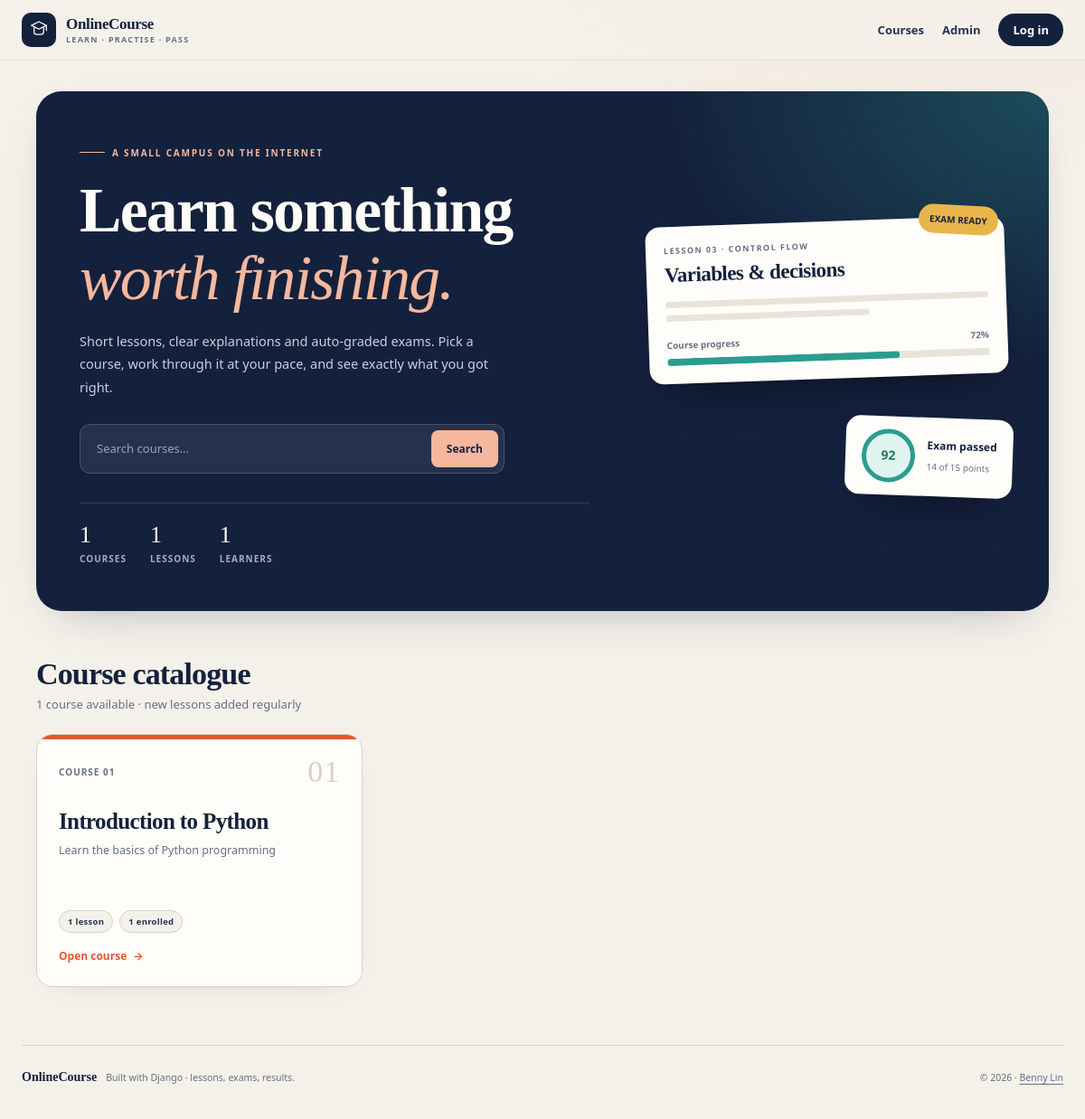
Before: / with the older database file.
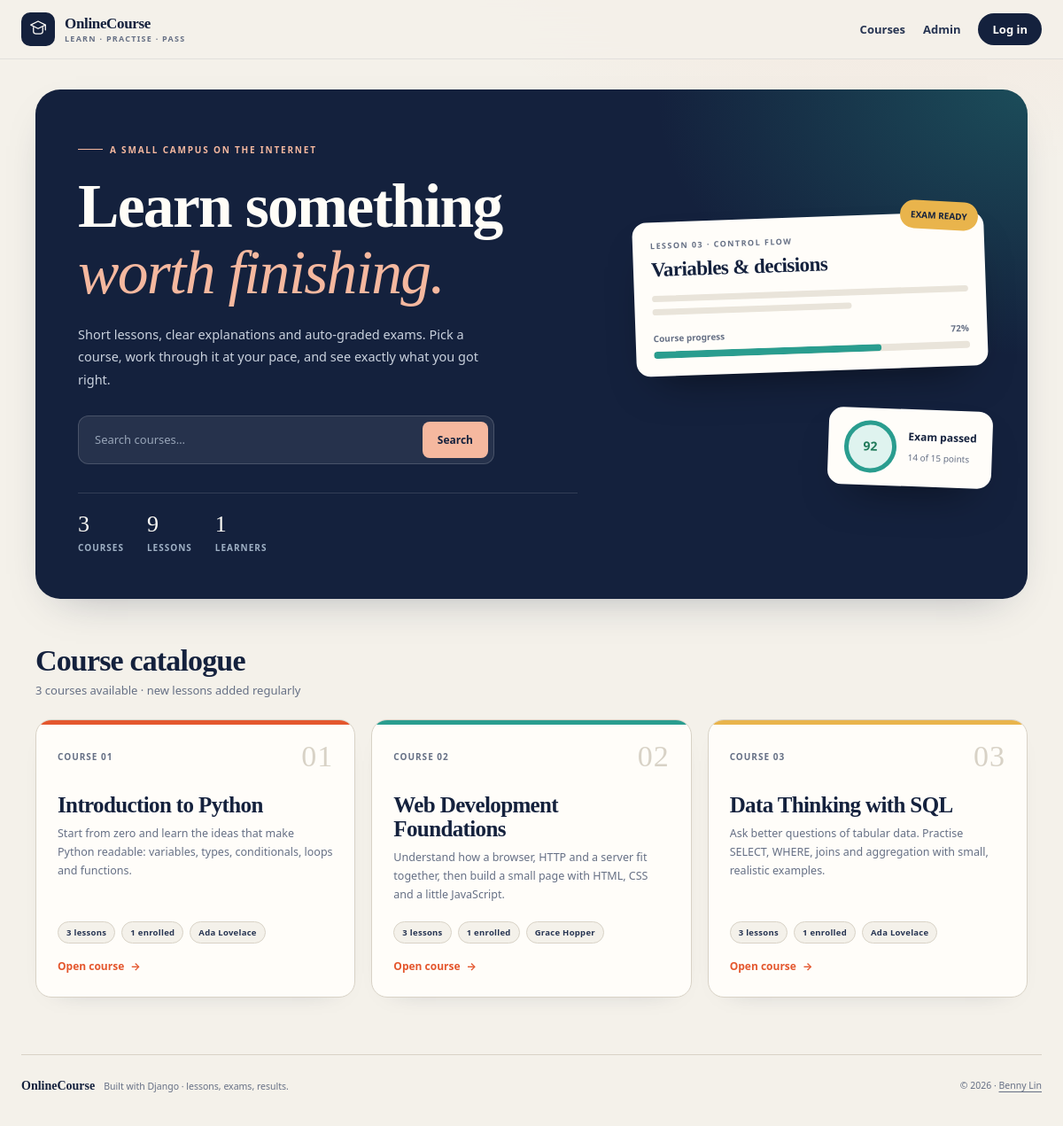
After: the same page with the newer database file.
### onlinecourse_app/models.py (models this page shows, shortened)
class Course(models.Model):
    name = models.CharField(max_length=100, default="Online course")
    image = models.ImageField(upload_to="course_images/", blank=True)
    description = models.TextField()
    pub_date = models.DateField(default=timezone.now)
    instructors = models.ManyToManyField("Instructor", blank=True)
    users = models.ManyToManyField(
        settings.AUTH_USER_MODEL,
        through="Enrollment",
        related_name="courses",
        blank=True,
    )
    total_enrollment = models.PositiveIntegerField(default=0)
    class Meta:
        ordering = ["-pub_date", "name"]

class Instructor(models.Model):
    user = models.ForeignKey(
        settings.AUTH_USER_MODEL,
        on_delete=models.CASCADE,
        related_name="instructor_profiles",
    )
    full_time = models.BooleanField(default=True)
    total_learners = models.PositiveIntegerField(default=0)
    def __str__(self):
        return self.user.get_full_name() or self.user.username

### onlinecourse_app/views.py (the view)
# urls.py: path("", views.course_list, name="home"),
def course_list(request):
    query = request.GET.get("q", "").strip()
    courses = Course.objects.annotate(
        lesson_total=Count("lessons", distinct=True),
        learner_total=Count("enrollments", distinct=True),
    ).prefetch_related("instructors__user")
    if query:
        courses = courses.filter(
            Q(name__icontains=query) | Q(description__icontains=query)
        )
    return render(
        request,
        "onlinecourse_app/course_list.html",
        {
            "courses": courses,
            "search_query": query,
            "total_courses": Course.objects.count(),
            "total_lessons": Lesson.objects.count(),
            "total_learners": Enrollment.objects.values("user").distinct().count(),
        },
    )

### onlinecourse_app/templates/onlinecourse_app/course_list.html (shortened to what this page needs)
{% extends "base.html" %}
{% block content %}
<main class="shell">
    <section class="hero">
        <div>
            <p class="eyebrow">A small campus on the internet</p>
            <h1>Learn something<br><em>worth finishing.</em></h1>
            <p class="hero-lede">
                Short lessons, clear explanations and auto-graded exams. Pick a course,
                work through it at your pace, and see exactly what you got right.
            </p>
            <form class="search-form" method="get" action="{% url 'course_list' %}">
                <input type="search" name="q" value="{{ search_query }}"
                    placeholder="Search courses…" aria-label="Search courses">
                <button type="submit">Search</button>
            </form>
            <div class="hero-stats">
                <div><strong>{{ total_courses }}</strong><span>Courses</span></div>
                <div><strong>{{ total_lessons }}</strong><span>Lessons</span></div>
                <div><strong>{{ total_learners }}</strong><span>Learners</span></div>
            </div>
        </div>
        <div class="hero-art" aria-hidden="true">
            <div class="art-card art-badge">EXAM READY</div>
            <div class="art-card art-card-main">
                <span class="art-label">Lesson 03 · Control flow</span>
                <h3>Variables &amp; decisions</h3>
                <div class="art-line"></div>
                <div class="art-line short"></div>
                <div class="art-progress"><span>Course progress</span><span>72%</span></div>
                <div class="art-bar"></div>
            </div>
            <div class="art-card art-card-score">
                <div class="score-ring">92</div>
                <div><strong>Exam passed</strong><span>14 of 15 points</span></div>
            </div>
        </div>
    </section>
    <div class="section-head">
        <div>
            <h2>{% if search_query %}Results for “{{ search_query }}”{% else %}Course catalogue{% endif %}</h2>
            <p>{{ courses|length }} course{{ courses|length|pluralize }} available · new lessons added regularly</p>
        </div>
    </div>
    <section class="course-grid" aria-label="Courses">
        {% for course in courses %}
        <a class="course-card" href="{% url 'course_details' course.id %}">
            <div class="course-index">
                <span>Course {{ forloop.counter|stringformat:"02d" }}</span>
                <span class="course-number">{{ forloop.counter|stringformat:"02d" }}</span>
            </div>
            <h3>{{ course.name }}</h3>
            <p>{{ course.description }}</p>
            <div class="course-meta">
                <span class="pill">{{ course.lesson_total }} lesson{{ course.lesson_total|pluralize }}</span>
                <span class="pill">{{ course.learner_total }} enrolled</span>
                {% for instructor in course.instructors.all %}
                <span class="pill">{{ instructor }}</span>
                {% endfor %}
            </div>
            <span class="course-link">Open course</span>
        </a>
        {% empty %}
        <div class="empty-card">
            <h3>No courses match that search</h3>
            <p>Try a different keyword, or <a href="{% url 'course_list' %}">browse everything</a>.</p>
        </div>
        {% endfor %}
    </section>
</main>
{% endblock %}

### templates/base.html (shortened to what this page needs)
{% load static %}
<!doctype html>
<html lang="en">
<head>
    <link rel="stylesheet" href="{% static 'css/app.css' %}">
</head>
<body>
    <header class="site-header">
        <div class="header-inner">
            <a class="brand" href="{% url 'course_list' %}">
                <span class="brand-mark" aria-hidden="true">
                </span>
                <span class="brand-copy">
                    <strong>OnlineCourse</strong>
                    <small>Learn · practise · pass</small>
                </span>
            </a>
            <nav class="site-nav" aria-label="Main navigation">
                <a href="{% url 'course_list' %}">Courses</a>
                <a href="/admin/">Admin</a>
                {% if user.is_authenticated %}
                <span class="user-chip"><span>{{ user.username|first|upper }}</span>{{ user.username }}</span>
                <form method="post" action="{% url 'logout' %}">
                    {% csrf_token %}
                    <button class="nav-button" type="submit">Log out</button>
                </form>
                {% else %}
                <a class="nav-cta" href="{% url 'login' %}">Log in</a>
                {% endif %}
            </nav>
        </div>
    </header>
    {% block content %}{% endblock %}
    <footer class="site-footer">
        <div>
            <strong>OnlineCourse</strong>
            <span>Built with Django · lessons, exams, results.</span>
        </div>
        <p>© {% now "Y" %} · <a href="https://github.com/BennyLinntu">Benny Lin</a></p>
    </footer>
</body>
</html>

Changed rows visible on the page:
changed Course "Introduction to Python": description "Learn the basics of Python programming" → "Start from zero and learn the ideas that make Python readable: variables, types, conditionals, loops and functions."; lesson_total "1" → "3"
added Instructor: user.last_name "Ada Lovelace"
added Course: name "Web Development Foundations", description "Understand how a browser, HTTP and a server fit together, then build a small page with HTML, CSS and a little JavaScript.", lesson_total "3", learner_total "1"
added Instructor: user.last_name "Grace Hopper", shown under "Web Development Foundations"
added Course: name "Data Thinking with SQL", description "Ask better questions of tabular data. Practise SELECT, WHERE, joins and aggregation with small, realistic examples.", lesson_total "3", learner_total "1"
Other visible differences:
{{ total_courses }}: "1" → "3"
{{ total_lessons }}: "1" → "9"
{{ courses|length }}: "1" → "3"
